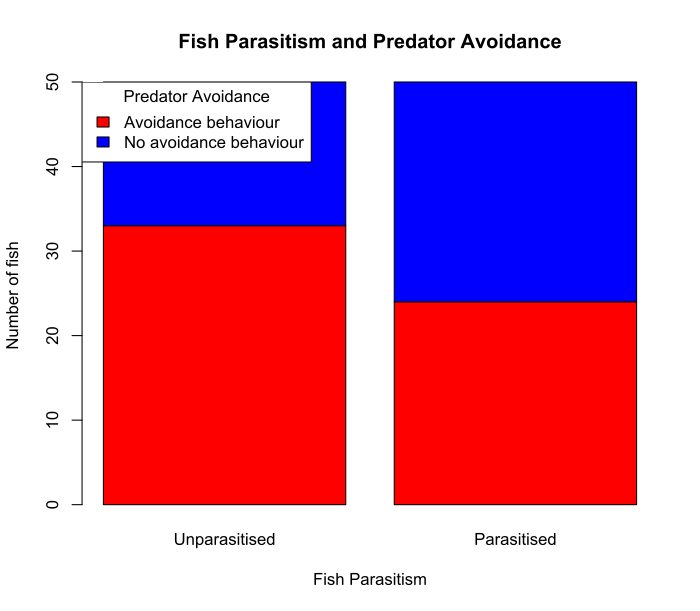

R code for this plot:
# Declaration of variables with raw data
rawData <- c(33, 24, 17, 26)
avoidanceRawData <- c("Avoidance behaviour", "No avoidance behaviour")
parasitedRawData <- c("Unparasitised", "Parasitised")

# Creation of 2*2 matrix using rownames() and colnames()
matrixAvoidanceBehaviourRates <- matrix(rawData, ncol=2, nrow=2, byrow="TRUE")
rownames(matrixAvoidanceBehaviourRates) <- avoidanceRawData
colnames(matrixAvoidanceBehaviourRates) <- parasitedRawData

# Draw a barplot using barplot() include a legend with legend()
barplot(matrixAvoidanceBehaviourRates,
main = "Fish Parasitism and Predator Avoidance",
xlab = "Fish Parasitism",
ylab = "Number of fish",
col = c("red","blue")
)

legend('topleft',
legend = avoidanceRawData,
title = "Predator Avoidance",
fill = c("red","blue"),
bg = c("white")
)

# Carry out a chi square test for independence of data using chisq.test()
chisq <- chisq.test(matrixAvoidanceBehaviourRates)

chisq
# Pearson's Chi-squared test with Yates' continuity correction executed
# RESULT => X-squared = 2.6112, df = 1, p-value = 0.1061
# What is a null hypothesis? 
# What are the assumptions behind a chi square test? Do your data meet them?
# What does the statistical test tell you?
